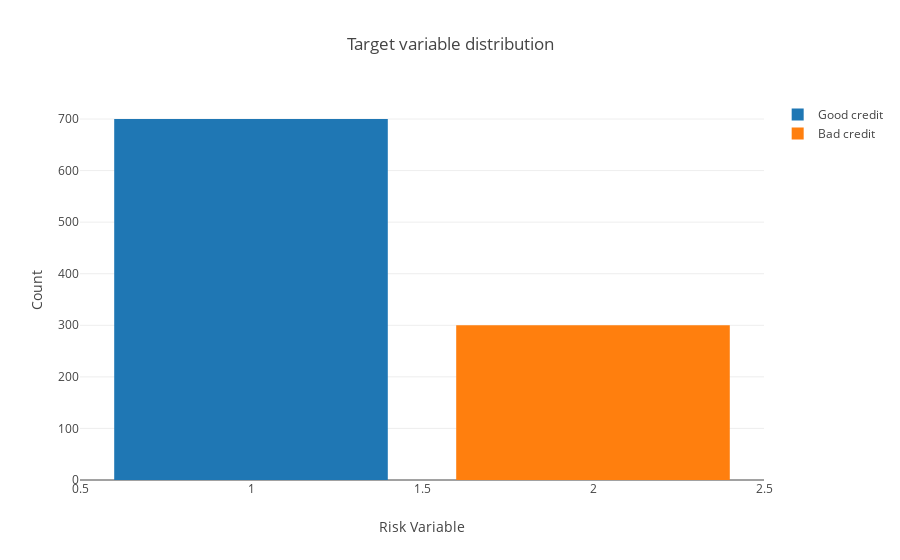

Notebook code cell kept with this figure:
### Markdown cell above
# **4. Explorations:** <a id="Explorations"></a> <br>

### Code cell
trace0 = go.Bar(x = df[df["Risk"]== 1]["Risk"].value_counts().index.values,
                y = df[df["Risk"]== 1]["Risk"].value_counts().values,
                name='Good credit')

trace1 = go.Bar(x = df[df["Risk"]== 2]["Risk"].value_counts().index.values,
                y = df[df["Risk"]== 2]["Risk"].value_counts().values,
                name='Bad credit')

data = [trace0, trace1]

layout = go.Layout()

layout = go.Layout(yaxis=dict(title='Count'),xaxis=dict(title='Risk Variable'),title='Target variable distribution')

fig = go.Figure(data=data, layout=layout)
py.iplot(fig, filename='grouped-bar')

### Figure 1 — Plotly figure (JSON) as saved in the notebook; plotly's stock layout.template omitted (floating-point values rounded to 4 significant figures)
{"data": [{"name": "Good credit", "type": "bar", "uid": "1fc2bdb4-502c-11e9-a7fa-48bf6be9efe4", "x": [1], "y": [700]}, {"name": "Bad credit", "type": "bar", "uid": "1fc2cb74-502c-11e9-9e5c-48bf6be9efe4", "x": [2], "y": [300]}], "layout": {"title": "Target variable distribution", "xaxis": {"title": "Risk Variable"}, "yaxis": {"title": "Count"}}}
